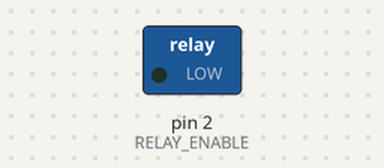
Simulated run of this sketch. Board: Arduino Uno, built with avr-gcc and run on an emulated ATmega328P. Parts: switched loads named in the sketch (green lamp = pin HIGH). Dashed ring = blinking. What the sketch prints to the serial monitor is not drawn.

Above: at 0.5 s.
Timing chart, 0 to 4.6 s (numbered marks = the images above):
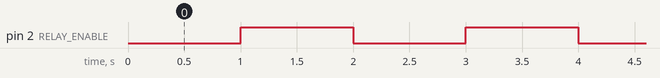

Measured:
- by itself, pin 2 (RELAY_ENABLE): alternates HIGH for 1.0 s and LOW for 1.0 s

The sketch:

valve_control.ino
```cpp
const int RELAY_ENABLE = 2;

void setup() {
  pinMode(RELAY_ENABLE, OUTPUT);
  Serial.begin(9600);
}

void loop() {
  Serial.println("Relay ON");
  digitalWrite(RELAY_ENABLE, LOW);
  delay(1000);

  Serial.println("Relay OFF");
  digitalWrite(RELAY_ENABLE, HIGH);
  delay(1000);
}
```
